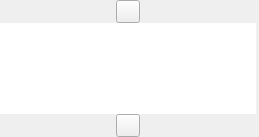
<?xml version="1.0" encoding="UTF-8"?>
<ui version="4.0">
 <class>ExtFilter</class>
 <widget class="CExtFilter" name="ExtFilter">
  <property name="geometry">
   <rect>
    <x>0</x>
    <y>0</y>
    <width>259</width>
    <height>137</height>
   </rect>
  </property>
  <property name="sizePolicy">
   <sizepolicy hsizetype="Minimum" vsizetype="Preferred">
    <horstretch>0</horstretch>
    <verstretch>0</verstretch>
   </sizepolicy>
  </property>
  <property name="acceptDrops">
   <bool>false</bool>
  </property>
  <property name="skinBackground" stdset="0">
   <string notr="true">usetransparent=&quot;1&quot; can_glass=&quot;1&quot; useSystemColorizationColor=&quot;0&quot; hideAllWhenGlass=&quot;1&quot; hideImageWhenTransparent=&quot;1&quot;  colorizationColorMinAlpha=&quot;0.0&quot; src=&quot;img\tree\leftpanelback.png&quot;</string>
  </property>
  <property name="buttonsImage" stdset="0">
   <stringlist notr="true">
    <string>img\tree\selectall.png</string>
   </stringlist>
  </property>
  <layout class="QGridLayout" name="gridLayout">
   <property name="leftMargin">
    <number>0</number>
   </property>
   <property name="topMargin">
    <number>0</number>
   </property>
   <property name="rightMargin">
    <number>3</number>
   </property>
   <property name="bottomMargin">
    <number>0</number>
   </property>
   <property name="spacing">
    <number>0</number>
   </property>
   <item row="2" column="0" alignment="Qt::AlignHCenter|Qt::AlignVCenter">
    <widget class="CSkinButton" name="PANEL_DOWN_BUTTON_ID">
     <property name="sizePolicy">
      <sizepolicy hsizetype="Minimum" vsizetype="Minimum">
       <horstretch>0</horstretch>
       <verstretch>0</verstretch>
      </sizepolicy>
     </property>
     <property name="focusPolicy">
      <enum>Qt::NoFocus</enum>
     </property>
     <property name="text">
      <string notr="true"/>
     </property>
     <property name="autoRepeat">
      <bool>true</bool>
     </property>
     <property name="skinImage" stdset="0">
      <stringlist>
       <string>src=&quot;img\tree\paneldown.png&quot;</string>
      </stringlist>
     </property>
    </widget>
   </item>
   <item row="1" column="0">
    <widget class="CSkinPanel" name="SkinPanel">
     <property name="sizePolicy">
      <sizepolicy hsizetype="Expanding" vsizetype="Expanding">
       <horstretch>0</horstretch>
       <verstretch>0</verstretch>
      </sizepolicy>
     </property>
     <property name="palette">
      <palette>
       <active>
        <colorrole role="WindowText">
         <brush brushstyle="SolidPattern">
          <color alpha="255">
           <red>248</red>
           <green>248</green>
           <blue>248</blue>
          </color>
         </brush>
        </colorrole>
        <colorrole role="Text">
         <brush brushstyle="SolidPattern">
          <color alpha="255">
           <red>247</red>
           <green>247</green>
           <blue>247</blue>
          </color>
         </brush>
        </colorrole>
       </active>
       <inactive>
        <colorrole role="WindowText">
         <brush brushstyle="SolidPattern">
          <color alpha="255">
           <red>248</red>
           <green>248</green>
           <blue>248</blue>
          </color>
         </brush>
        </colorrole>
        <colorrole role="Text">
         <brush brushstyle="SolidPattern">
          <color alpha="255">
           <red>247</red>
           <green>247</green>
           <blue>247</blue>
          </color>
         </brush>
        </colorrole>
       </inactive>
       <disabled>
        <colorrole role="WindowText">
         <brush brushstyle="SolidPattern">
          <color alpha="255">
           <red>120</red>
           <green>120</green>
           <blue>120</blue>
          </color>
         </brush>
        </colorrole>
        <colorrole role="Text">
         <brush brushstyle="SolidPattern">
          <color alpha="255">
           <red>120</red>
           <green>120</green>
           <blue>120</blue>
          </color>
         </brush>
        </colorrole>
       </disabled>
      </palette>
     </property>
     <property name="font">
      <font>
       <family>Arial</family>
       <weight>75</weight>
       <bold>true</bold>
       <stylestrategy>PreferAntialias</stylestrategy>
      </font>
     </property>
     <property name="focusPolicy">
      <enum>Qt::NoFocus</enum>
     </property>
     <property name="acceptDrops">
      <bool>true</bool>
     </property>
     <property name="frameShape">
      <enum>QFrame::NoFrame</enum>
     </property>
     <property name="frameShadow">
      <enum>QFrame::Plain</enum>
     </property>
     <property name="lineWidth">
      <number>0</number>
     </property>
     <property name="verticalScrollBarPolicy">
      <enum>Qt::ScrollBarAlwaysOff</enum>
     </property>
     <property name="horizontalScrollBarPolicy">
      <enum>Qt::ScrollBarAlwaysOff</enum>
     </property>
     <property name="editTriggers">
      <set>QAbstractItemView::NoEditTriggers</set>
     </property>
     <property name="showDropIndicator" stdset="0">
      <bool>true</bool>
     </property>
     <property name="dragEnabled">
      <bool>true</bool>
     </property>
     <property name="dragDropMode">
      <enum>QAbstractItemView::DragDrop</enum>
     </property>
     <property name="defaultDropAction">
      <enum>Qt::IgnoreAction</enum>
     </property>
     <property name="selectionMode">
      <enum>QAbstractItemView::SingleSelection</enum>
     </property>
     <property name="textElideMode">
      <enum>Qt::ElideNone</enum>
     </property>
     <property name="verticalScrollMode">
      <enum>QAbstractItemView::ScrollPerPixel</enum>
     </property>
     <property name="horizontalScrollMode">
      <enum>QAbstractItemView::ScrollPerPixel</enum>
     </property>
     <property name="flow">
      <enum>QListView::TopToBottom</enum>
     </property>
     <property name="uniformItemSizes">
      <bool>true</bool>
     </property>
     <property name="selectionRectVisible">
      <bool>false</bool>
     </property>
     <property name="skinItemSize" stdset="0">
      <size>
       <width>56</width>
       <height>72</height>
      </size>
     </property>
     <property name="skinBaseSize" stdset="0">
      <size>
       <width>56</width>
       <height>0</height>
      </size>
     </property>
     <property name="skinImage" stdset="0">
      <stringlist notr="true">
       <string>src=&quot;img\tree\treeleftside2.png&quot;</string>
       <string>src=&quot;img\tree\treeleftsidepress2.png&quot;</string>
      </stringlist>
     </property>
     <property name="textRect" stdset="0">
      <rect>
       <x>0</x>
       <y>50</y>
       <width>55</width>
       <height>32</height>
      </rect>
     </property>
     <property name="textAlignment" stdset="0">
      <number>132</number>
     </property>
     <property name="glow" stdset="0">
      <string>glow=&quot;3.2&quot; color=&quot;0x901F1F40&quot;</string>
     </property>
     <property name="extTextRect" stdset="0">
      <rect>
       <x>0</x>
       <y>38</y>
       <width>52</width>
       <height>16</height>
      </rect>
     </property>
     <property name="extTextColor" stdset="0">
      <color alpha="176">
       <red>240</red>
       <green>240</green>
       <blue>240</blue>
      </color>
     </property>
     <property name="glowExtText" stdset="0">
      <string>glow=&quot;4&quot; color=&quot;0xC0101010&quot; samples=&quot;3&quot; indent=&quot;0&quot;</string>
     </property>
     <property name="extTextAlignment" stdset="0">
      <number>2</number>
     </property>
     <property name="extTextFont" stdset="0">
      <font>
       <family>Arial</family>
       <pointsize>8</pointsize>
       <weight>75</weight>
       <bold>true</bold>
       <stylestrategy>PreferAntialias</stylestrategy>
      </font>
     </property>
     <property name="imgRect" stdset="0">
      <rect>
       <x>8</x>
       <y>8</y>
       <width>40</width>
       <height>40</height>
      </rect>
     </property>
     <property name="imageOverlay" stdset="0">
      <string notr="true">img/tree/treeleftsideOverlay.png</string>
     </property>
    </widget>
   </item>
   <item row="0" column="0" alignment="Qt::AlignHCenter|Qt::AlignVCenter">
    <widget class="CSkinButton" name="PANEL_UP_BUTTON_ID">
     <property name="sizePolicy">
      <sizepolicy hsizetype="Minimum" vsizetype="Minimum">
       <horstretch>0</horstretch>
       <verstretch>0</verstretch>
      </sizepolicy>
     </property>
     <property name="focusPolicy">
      <enum>Qt::NoFocus</enum>
     </property>
     <property name="contextMenuPolicy">
      <enum>Qt::CustomContextMenu</enum>
     </property>
     <property name="text">
      <string notr="true"/>
     </property>
     <property name="autoRepeat">
      <bool>true</bool>
     </property>
     <property name="skinImage" stdset="0">
      <stringlist>
       <string>src=&quot;img\tree\panelup.png&quot;</string>
      </stringlist>
     </property>
    </widget>
   </item>
  </layout>
 </widget>
 <customwidgets>
  <customwidget>
   <class>CSkinButton</class>
   <extends>QToolButton</extends>
   <header>skinbutton.h</header>
  </customwidget>
  <customwidget>
   <class>CSkinPanel</class>
   <extends>QListView</extends>
   <header>SkinPanel.h</header>
  </customwidget>
  <customwidget>
   <class>CExtFilter</class>
   <extends>QWidget</extends>
   <header>ExtFilter.h</header>
   <container>1</container>
  </customwidget>
 </customwidgets>
 <resources/>
 <connections/>
</ui>
